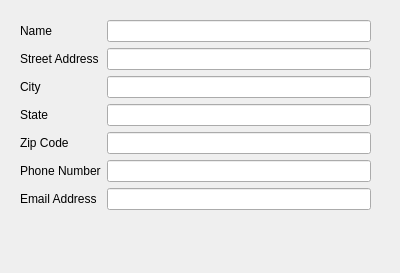
<?xml version="1.0" encoding="UTF-8"?>
<ui version="4.0">
 <class>AddressInfoForm</class>
 <widget class="QFrame" name="AddressInfoForm">
  <property name="geometry">
   <rect>
    <x>0</x>
    <y>0</y>
    <width>400</width>
    <height>273</height>
   </rect>
  </property>
  <property name="windowTitle">
   <string>Frame</string>
  </property>
  <widget class="QWidget" name="formLayoutWidget">
   <property name="geometry">
    <rect>
     <x>20</x>
     <y>20</y>
     <width>351</width>
     <height>231</height>
    </rect>
   </property>
   <layout class="QFormLayout" name="formLayout_2">
    <item row="0" column="0">
     <widget class="QLabel" name="nameLabel">
      <property name="text">
       <string>Name</string>
      </property>
     </widget>
    </item>
    <item row="0" column="1">
     <widget class="QLineEdit" name="nameLineEdit"/>
    </item>
    <item row="1" column="0">
     <widget class="QLabel" name="streetAddressLabel">
      <property name="text">
       <string>Street Address</string>
      </property>
     </widget>
    </item>
    <item row="1" column="1">
     <widget class="QLineEdit" name="streetAddressLineEdit"/>
    </item>
    <item row="2" column="0">
     <widget class="QLabel" name="cityLabel">
      <property name="text">
       <string>City</string>
      </property>
     </widget>
    </item>
    <item row="2" column="1">
     <widget class="QLineEdit" name="cityLineEdit"/>
    </item>
    <item row="3" column="0">
     <widget class="QLabel" name="stateLabel">
      <property name="text">
       <string>State</string>
      </property>
     </widget>
    </item>
    <item row="3" column="1">
     <widget class="QLineEdit" name="stateLineEdit"/>
    </item>
    <item row="4" column="0">
     <widget class="QLabel" name="zipCodeLabel">
      <property name="text">
       <string>Zip Code</string>
      </property>
     </widget>
    </item>
    <item row="4" column="1">
     <widget class="QLineEdit" name="zipCodeLineEdit"/>
    </item>
    <item row="5" column="0">
     <widget class="QLabel" name="phoneNumberLabel">
      <property name="text">
       <string>Phone Number</string>
      </property>
     </widget>
    </item>
    <item row="5" column="1">
     <widget class="QLineEdit" name="phoneNumberLineEdit"/>
    </item>
    <item row="6" column="0">
     <widget class="QLabel" name="emailAddressLabel">
      <property name="text">
       <string>Email Address</string>
      </property>
     </widget>
    </item>
    <item row="6" column="1">
     <widget class="QLineEdit" name="emailAddressLineEdit"/>
    </item>
   </layout>
  </widget>
 </widget>
 <resources/>
 <connections/>
</ui>
